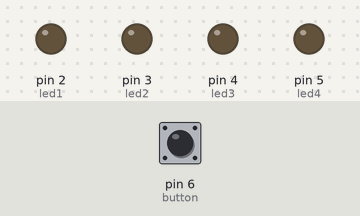
A sketch run on a simulated Arduino Uno, built with avr-gcc and run on an emulated ATmega328P. On the bench: output pins drawn as LEDs (lit = HIGH). Inputs (shaded band) come from the test bench; at power-on: pin 6 (button) LOW.

Above: at 1.2 s.
1.3 s: pin 6 (button) pulled HIGH for 0.15 s
At 1.7 s:
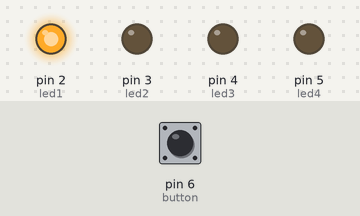
At 4.2 s:
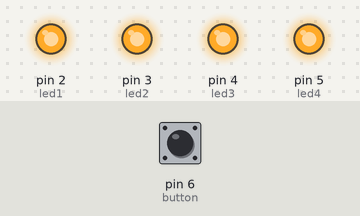
Timing chart, 0 to 5.7 s (numbered marks = the images above; inputs shaded):
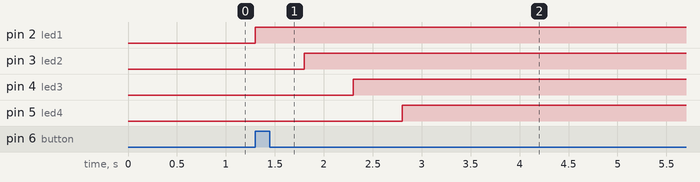

The sketch:

buttons.ino
```cpp
// C++ code
//

int led1 = 2;
int led2 = 3;
int led3 = 4;
int led4 = 5;
int button = 6;

void setup()
{
    pinMode(led1, OUTPUT);
    pinMode(led2, OUTPUT);
    pinMode(led3, OUTPUT);
    pinMode(led4, OUTPUT);
    pinMode(button, INPUT);
}

void loop()
{
    if (digitalRead(button) == HIGH){
        digitalWrite(led1, HIGH);
        delay(500);
        digitalWrite(led2, HIGH);
        delay(500);
        digitalWrite(led3, HIGH);
        delay(500);
        digitalWrite(led4, HIGH);
        delay(500);
    }
}
```

Measured:
- after the input at 1.3 s, pin 2 (led1): LOW → HIGH at once; pin 3 (led2): LOW → HIGH after 0.50 s; pin 4 (led3): LOW → HIGH after 1.0 s; pin 5 (led4): LOW → HIGH after 1.5 s
